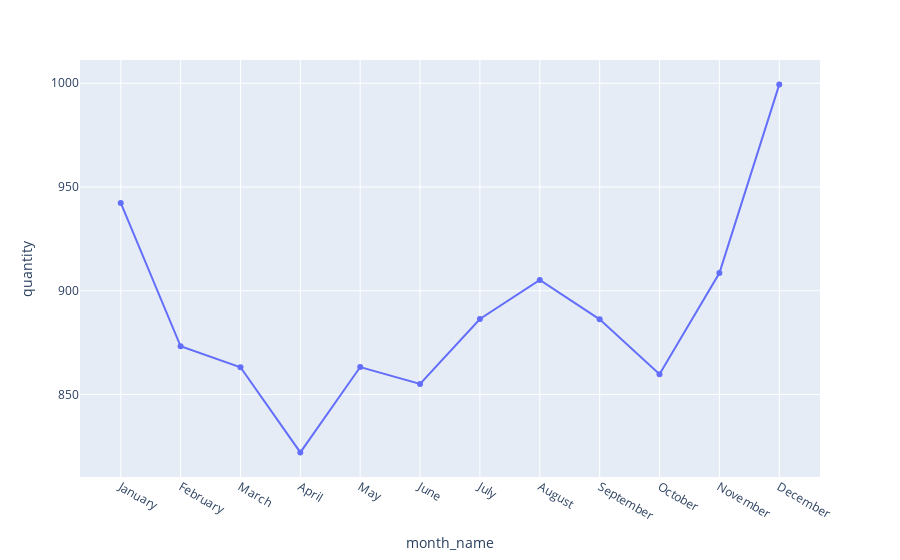

The notebook cell this image was saved under:
### Code cell
px.line(quantity_by_month, x='month_name', y='quantity', markers='*')

### Figure 1 — Plotly figure (JSON) as saved in the notebook; plotly's stock layout.template omitted (floating-point values rounded to 4 significant figures)
{"data": [{"hovertemplate": "month_name=%{x}<br>quantity=%{y}<extra></extra>", "legendgroup": "", "line": {"color": "#636efa", "dash": "solid"}, "marker": {"symbol": "circle"}, "mode": "lines+markers", "name": "", "orientation": "v", "showlegend": false, "type": "scatter", "x": ["January", "February", "March", "April", "May", "June", "July", "August", "September", "October", "November", "December"], "xaxis": "x", "y": [942.3, 873.2, 863.1, 822.1, 863.2, 855.1, 886.4, 905.2, 886.2, 859.8, 908.6, 999.4], "yaxis": "y"}], "layout": {"legend": {"tracegroupgap": 0}, "margin": {"t": 60}, "xaxis": {"anchor": "y", "domain": [0, 1], "title": {"text": "month_name"}}, "yaxis": {"anchor": "x", "domain": [0, 1], "title": {"text": "quantity"}}}}
